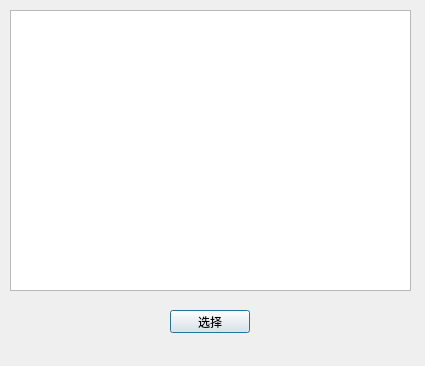
<?xml version="1.0" encoding="UTF-8"?>
<ui version="4.0">
 <class>RemoteFileDialog</class>
 <widget class="QDialog" name="RemoteFileDialog">
  <property name="geometry">
   <rect>
    <x>0</x>
    <y>0</y>
    <width>425</width>
    <height>366</height>
   </rect>
  </property>
  <property name="windowTitle">
   <string>Dialog</string>
  </property>
  <widget class="QTableWidget" name="remoteSrcTable">
   <property name="geometry">
    <rect>
     <x>10</x>
     <y>10</y>
     <width>401</width>
     <height>281</height>
    </rect>
   </property>
  </widget>
  <widget class="QPushButton" name="confirmBtn">
   <property name="geometry">
    <rect>
     <x>170</x>
     <y>310</y>
     <width>80</width>
     <height>23</height>
    </rect>
   </property>
   <property name="text">
    <string>选择</string>
   </property>
  </widget>
 </widget>
 <resources/>
 <connections/>
</ui>
